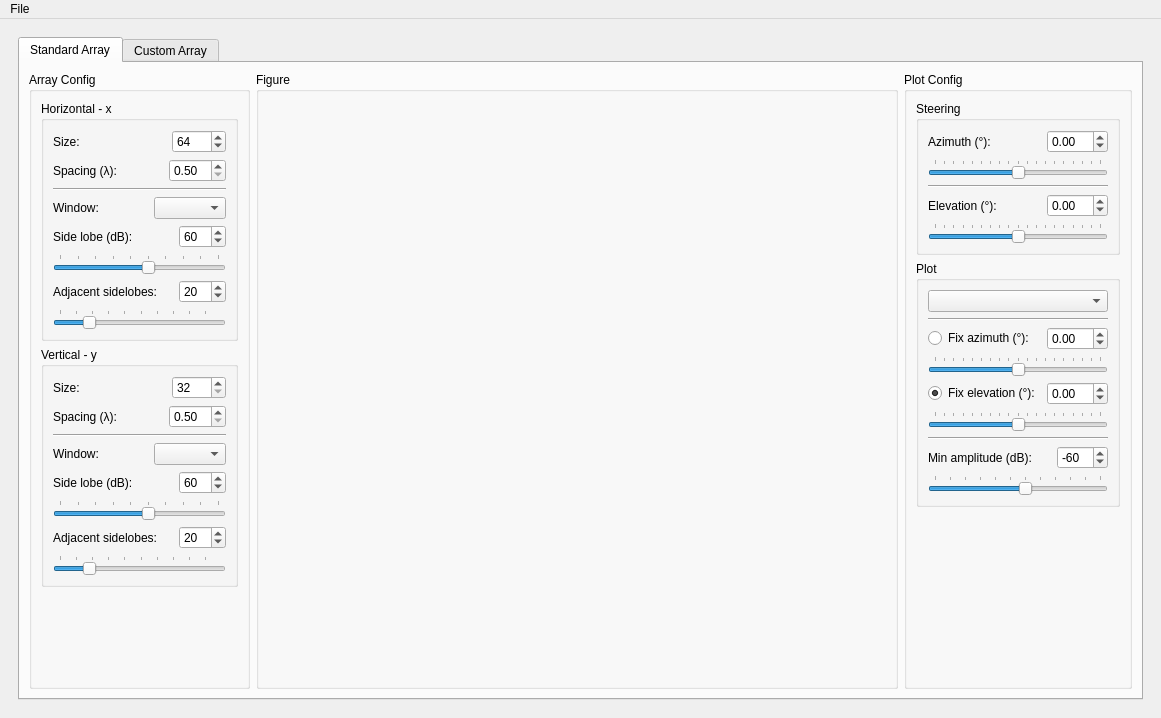
<?xml version="1.0" encoding="UTF-8"?>
<ui version="4.0">
 <class>MainWindow</class>
 <widget class="QMainWindow" name="MainWindow">
  <property name="geometry">
   <rect>
    <x>0</x>
    <y>0</y>
    <width>1161</width>
    <height>718</height>
   </rect>
  </property>
  <property name="windowTitle">
   <string>Antenna Array Analysis</string>
  </property>
  <property name="windowIcon">
   <iconset>
    <normalon>:/icons/res/aaa_icon.png</normalon>
   </iconset>
  </property>
  <widget class="QWidget" name="centralwidget">
   <layout class="QHBoxLayout" name="horizontalLayout_2">
    <property name="spacing">
     <number>18</number>
    </property>
    <property name="leftMargin">
     <number>18</number>
    </property>
    <property name="topMargin">
     <number>18</number>
    </property>
    <property name="rightMargin">
     <number>18</number>
    </property>
    <property name="bottomMargin">
     <number>18</number>
    </property>
    <item>
     <widget class="QTabWidget" name="tabWidget">
      <property name="currentIndex">
       <number>0</number>
      </property>
      <widget class="QWidget" name="tab_2">
       <attribute name="title">
        <string>Standard Array</string>
       </attribute>
       <layout class="QHBoxLayout" name="horizontalLayout_11">
        <item>
         <layout class="QVBoxLayout" name="verticalLayout_5" stretch="0">
          <item>
           <widget class="QGroupBox" name="gb_arrayconfig">
            <property name="sizePolicy">
             <sizepolicy hsizetype="Expanding" vsizetype="Preferred">
              <horstretch>0</horstretch>
              <verstretch>0</verstretch>
             </sizepolicy>
            </property>
            <property name="sizeIncrement">
             <size>
              <width>0</width>
              <height>0</height>
             </size>
            </property>
            <property name="title">
             <string>Array Config</string>
            </property>
            <layout class="QVBoxLayout" name="verticalLayout_6">
             <item>
              <widget class="QGroupBox" name="gb_horizontal">
               <property name="sizePolicy">
                <sizepolicy hsizetype="Expanding" vsizetype="Preferred">
                 <horstretch>0</horstretch>
                 <verstretch>0</verstretch>
                </sizepolicy>
               </property>
               <property name="title">
                <string>Horizontal - x</string>
               </property>
               <property name="flat">
                <bool>false</bool>
               </property>
               <layout class="QVBoxLayout" name="verticalLayout_7">
                <item>
                 <layout class="QHBoxLayout" name="horizontalLayout_13">
                  <item>
                   <widget class="QLabel" name="label_sizex">
                    <property name="text">
                     <string>Size:</string>
                    </property>
                   </widget>
                  </item>
                  <item>
                   <spacer name="horizontalSpacer_8">
                    <property name="orientation">
                     <enum>Qt::Horizontal</enum>
                    </property>
                    <property name="sizeHint" stdset="0">
                     <size>
                      <width>40</width>
                      <height>20</height>
                     </size>
                    </property>
                   </spacer>
                  </item>
                  <item>
                   <widget class="QSpinBox" name="sb_sizex">
                    <property name="minimum">
                     <number>1</number>
                    </property>
                    <property name="maximum">
                     <number>1024</number>
                    </property>
                    <property name="value">
                     <number>64</number>
                    </property>
                   </widget>
                  </item>
                 </layout>
                </item>
                <item>
                 <layout class="QHBoxLayout" name="horizontalLayout_14">
                  <item>
                   <widget class="QLabel" name="label_spacingx">
                    <property name="text">
                     <string>Spacing (λ):</string>
                    </property>
                   </widget>
                  </item>
                  <item>
                   <spacer name="horizontalSpacer_9">
                    <property name="orientation">
                     <enum>Qt::Horizontal</enum>
                    </property>
                    <property name="sizeHint" stdset="0">
                     <size>
                      <width>40</width>
                      <height>20</height>
                     </size>
                    </property>
                   </spacer>
                  </item>
                  <item>
                   <widget class="QDoubleSpinBox" name="dsb_spacingx">
                    <property name="minimum">
                     <double>0.500000000000000</double>
                    </property>
                    <property name="maximum">
                     <double>10.000000000000000</double>
                    </property>
                    <property name="singleStep">
                     <double>0.500000000000000</double>
                    </property>
                   </widget>
                  </item>
                 </layout>
                </item>
                <item>
                 <widget class="Line" name="line_5">
                  <property name="orientation">
                   <enum>Qt::Horizontal</enum>
                  </property>
                 </widget>
                </item>
                <item>
                 <layout class="QHBoxLayout" name="horizontalLayout_12">
                  <item>
                   <widget class="QLabel" name="label_windowx">
                    <property name="text">
                     <string>Window:</string>
                    </property>
                   </widget>
                  </item>
                  <item>
                   <spacer name="horizontalSpacer_10">
                    <property name="orientation">
                     <enum>Qt::Horizontal</enum>
                    </property>
                    <property name="sizeHint" stdset="0">
                     <size>
                      <width>40</width>
                      <height>20</height>
                     </size>
                    </property>
                   </spacer>
                  </item>
                  <item>
                   <widget class="QComboBox" name="cb_windowx"/>
                  </item>
                 </layout>
                </item>
                <item>
                 <layout class="QHBoxLayout" name="horizontalLayout_20">
                  <item>
                   <widget class="QLabel" name="label_sidelobex">
                    <property name="text">
                     <string>Side lobe (dB):</string>
                    </property>
                   </widget>
                  </item>
                  <item>
                   <spacer name="horizontalSpacer_11">
                    <property name="orientation">
                     <enum>Qt::Horizontal</enum>
                    </property>
                    <property name="sizeHint" stdset="0">
                     <size>
                      <width>40</width>
                      <height>0</height>
                     </size>
                    </property>
                   </spacer>
                  </item>
                  <item>
                   <widget class="QSpinBox" name="sb_sidelobex">
                    <property name="minimum">
                     <number>10</number>
                    </property>
                    <property name="maximum">
                     <number>100</number>
                    </property>
                    <property name="value">
                     <number>60</number>
                    </property>
                   </widget>
                  </item>
                 </layout>
                </item>
                <item>
                 <widget class="QSlider" name="hs_sidelobex">
                  <property name="sizePolicy">
                   <sizepolicy hsizetype="Expanding" vsizetype="Fixed">
                    <horstretch>0</horstretch>
                    <verstretch>0</verstretch>
                   </sizepolicy>
                  </property>
                  <property name="minimum">
                   <number>10</number>
                  </property>
                  <property name="maximum">
                   <number>100</number>
                  </property>
                  <property name="value">
                   <number>60</number>
                  </property>
                  <property name="orientation">
                   <enum>Qt::Horizontal</enum>
                  </property>
                  <property name="tickPosition">
                   <enum>QSlider::TicksAbove</enum>
                  </property>
                 </widget>
                </item>
                <item>
                 <layout class="QHBoxLayout" name="horizontalLayout_21">
                  <item>
                   <widget class="QLabel" name="label_adjsidelobex">
                    <property name="text">
                     <string>Adjacent sidelobes:</string>
                    </property>
                   </widget>
                  </item>
                  <item>
                   <spacer name="horizontalSpacer_12">
                    <property name="orientation">
                     <enum>Qt::Horizontal</enum>
                    </property>
                    <property name="sizeHint" stdset="0">
                     <size>
                      <width>0</width>
                      <height>0</height>
                     </size>
                    </property>
                   </spacer>
                  </item>
                  <item>
                   <widget class="QSpinBox" name="sb_adjsidelobex">
                    <property name="minimum">
                     <number>2</number>
                    </property>
                    <property name="maximum">
                     <number>100</number>
                    </property>
                    <property name="value">
                     <number>20</number>
                    </property>
                   </widget>
                  </item>
                 </layout>
                </item>
                <item>
                 <widget class="QSlider" name="hs_adjsidelobex">
                  <property name="sizePolicy">
                   <sizepolicy hsizetype="Expanding" vsizetype="Fixed">
                    <horstretch>0</horstretch>
                    <verstretch>0</verstretch>
                   </sizepolicy>
                  </property>
                  <property name="minimum">
                   <number>2</number>
                  </property>
                  <property name="maximum">
                   <number>100</number>
                  </property>
                  <property name="value">
                   <number>20</number>
                  </property>
                  <property name="orientation">
                   <enum>Qt::Horizontal</enum>
                  </property>
                  <property name="tickPosition">
                   <enum>QSlider::TicksAbove</enum>
                  </property>
                 </widget>
                </item>
               </layout>
              </widget>
             </item>
             <item>
              <widget class="QGroupBox" name="gb_vertical">
               <property name="sizePolicy">
                <sizepolicy hsizetype="Expanding" vsizetype="Preferred">
                 <horstretch>0</horstretch>
                 <verstretch>0</verstretch>
                </sizepolicy>
               </property>
               <property name="title">
                <string>Vertical - y</string>
               </property>
               <property name="flat">
                <bool>false</bool>
               </property>
               <layout class="QVBoxLayout" name="verticalLayout_8">
                <item>
                 <layout class="QHBoxLayout" name="horizontalLayout_15">
                  <item>
                   <widget class="QLabel" name="label_sizey">
                    <property name="text">
                     <string>Size:</string>
                    </property>
                   </widget>
                  </item>
                  <item>
                   <spacer name="horizontalSpacer_13">
                    <property name="orientation">
                     <enum>Qt::Horizontal</enum>
                    </property>
                    <property name="sizeHint" stdset="0">
                     <size>
                      <width>40</width>
                      <height>20</height>
                     </size>
                    </property>
                   </spacer>
                  </item>
                  <item>
                   <widget class="QSpinBox" name="sb_sizey">
                    <property name="minimum">
                     <number>32</number>
                    </property>
                    <property name="maximum">
                     <number>1024</number>
                    </property>
                    <property name="value">
                     <number>32</number>
                    </property>
                   </widget>
                  </item>
                 </layout>
                </item>
                <item>
                 <layout class="QHBoxLayout" name="horizontalLayout_16">
                  <item>
                   <widget class="QLabel" name="label_spacingy">
                    <property name="text">
                     <string>Spacing (λ):</string>
                    </property>
                   </widget>
                  </item>
                  <item>
                   <spacer name="horizontalSpacer_14">
                    <property name="orientation">
                     <enum>Qt::Horizontal</enum>
                    </property>
                    <property name="sizeHint" stdset="0">
                     <size>
                      <width>40</width>
                      <height>20</height>
                     </size>
                    </property>
                   </spacer>
                  </item>
                  <item>
                   <widget class="QDoubleSpinBox" name="dsb_spacingy">
                    <property name="minimum">
                     <double>0.500000000000000</double>
                    </property>
                    <property name="maximum">
                     <double>10.000000000000000</double>
                    </property>
                    <property name="singleStep">
                     <double>0.500000000000000</double>
                    </property>
                   </widget>
                  </item>
                 </layout>
                </item>
                <item>
                 <widget class="Line" name="line_6">
                  <property name="orientation">
                   <enum>Qt::Horizontal</enum>
                  </property>
                 </widget>
                </item>
                <item>
                 <layout class="QHBoxLayout" name="horizontalLayout_19">
                  <item>
                   <widget class="QLabel" name="label_windowy">
                    <property name="text">
                     <string>Window:</string>
                    </property>
                   </widget>
                  </item>
                  <item>
                   <spacer name="horizontalSpacer_15">
                    <property name="orientation">
                     <enum>Qt::Horizontal</enum>
                    </property>
                    <property name="sizeHint" stdset="0">
                     <size>
                      <width>40</width>
                      <height>20</height>
                     </size>
                    </property>
                   </spacer>
                  </item>
                  <item>
                   <widget class="QComboBox" name="cb_windowy"/>
                  </item>
                 </layout>
                </item>
                <item>
                 <layout class="QHBoxLayout" name="horizontalLayout_22">
                  <item>
                   <widget class="QLabel" name="label_sidelobey">
                    <property name="text">
                     <string>Side lobe (dB):</string>
                    </property>
                   </widget>
                  </item>
                  <item>
                   <spacer name="horizontalSpacer_16">
                    <property name="orientation">
                     <enum>Qt::Horizontal</enum>
                    </property>
                    <property name="sizeHint" stdset="0">
                     <size>
                      <width>40</width>
                      <height>0</height>
                     </size>
                    </property>
                   </spacer>
                  </item>
                  <item>
                   <widget class="QSpinBox" name="sb_sidelobey">
                    <property name="minimum">
                     <number>10</number>
                    </property>
                    <property name="maximum">
                     <number>100</number>
                    </property>
                    <property name="value">
                     <number>60</number>
                    </property>
                   </widget>
                  </item>
                 </layout>
                </item>
                <item>
                 <widget class="QSlider" name="hs_sidelobey">
                  <property name="sizePolicy">
                   <sizepolicy hsizetype="Expanding" vsizetype="Fixed">
                    <horstretch>0</horstretch>
                    <verstretch>0</verstretch>
                   </sizepolicy>
                  </property>
                  <property name="minimum">
                   <number>10</number>
                  </property>
                  <property name="maximum">
                   <number>100</number>
                  </property>
                  <property name="value">
                   <number>60</number>
                  </property>
                  <property name="orientation">
                   <enum>Qt::Horizontal</enum>
                  </property>
                  <property name="tickPosition">
                   <enum>QSlider::TicksAbove</enum>
                  </property>
                 </widget>
                </item>
                <item>
                 <layout class="QHBoxLayout" name="horizontalLayout_23">
                  <item>
                   <widget class="QLabel" name="label_adjsidelobey">
                    <property name="text">
                     <string>Adjacent sidelobes:</string>
                    </property>
                   </widget>
                  </item>
                  <item>
                   <spacer name="horizontalSpacer_17">
                    <property name="orientation">
                     <enum>Qt::Horizontal</enum>
                    </property>
                    <property name="sizeHint" stdset="0">
                     <size>
                      <width>0</width>
                      <height>0</height>
                     </size>
                    </property>
                   </spacer>
                  </item>
                  <item>
                   <widget class="QSpinBox" name="sb_adjsidelobey">
                    <property name="minimum">
                     <number>2</number>
                    </property>
                    <property name="maximum">
                     <number>100</number>
                    </property>
                    <property name="value">
                     <number>20</number>
                    </property>
                   </widget>
                  </item>
                 </layout>
                </item>
                <item>
                 <widget class="QSlider" name="hs_adjsidelobey">
                  <property name="sizePolicy">
                   <sizepolicy hsizetype="Expanding" vsizetype="Fixed">
                    <horstretch>0</horstretch>
                    <verstretch>0</verstretch>
                   </sizepolicy>
                  </property>
                  <property name="minimum">
                   <number>2</number>
                  </property>
                  <property name="maximum">
                   <number>100</number>
                  </property>
                  <property name="value">
                   <number>20</number>
                  </property>
                  <property name="orientation">
                   <enum>Qt::Horizontal</enum>
                  </property>
                  <property name="tickPosition">
                   <enum>QSlider::TicksAbove</enum>
                  </property>
                 </widget>
                </item>
               </layout>
              </widget>
             </item>
             <item>
              <spacer name="verticalSpacer_3">
               <property name="orientation">
                <enum>Qt::Vertical</enum>
               </property>
               <property name="sizeHint" stdset="0">
                <size>
                 <width>20</width>
                 <height>40</height>
                </size>
               </property>
              </spacer>
             </item>
            </layout>
           </widget>
          </item>
         </layout>
        </item>
        <item>
         <widget class="QGroupBox" name="gb_figure">
          <property name="sizePolicy">
           <sizepolicy hsizetype="Expanding" vsizetype="Preferred">
            <horstretch>1</horstretch>
            <verstretch>0</verstretch>
           </sizepolicy>
          </property>
          <property name="sizeIncrement">
           <size>
            <width>0</width>
            <height>0</height>
           </size>
          </property>
          <property name="title">
           <string>Figure</string>
          </property>
          <layout class="QHBoxLayout" name="horizontalLayout_24">
           <item>
            <layout class="QVBoxLayout" name="layout_canvas"/>
           </item>
          </layout>
         </widget>
        </item>
        <item>
         <layout class="QVBoxLayout" name="verticalLayout_9" stretch="0">
          <item>
           <widget class="QGroupBox" name="gb_plotconfig">
            <property name="sizePolicy">
             <sizepolicy hsizetype="Expanding" vsizetype="Preferred">
              <horstretch>0</horstretch>
              <verstretch>0</verstretch>
             </sizepolicy>
            </property>
            <property name="sizeIncrement">
             <size>
              <width>0</width>
              <height>0</height>
             </size>
            </property>
            <property name="title">
             <string>Plot Config</string>
            </property>
            <layout class="QVBoxLayout" name="verticalLayout_10">
             <item>
              <widget class="QGroupBox" name="gb_steering">
               <property name="sizePolicy">
                <sizepolicy hsizetype="Expanding" vsizetype="Preferred">
                 <horstretch>0</horstretch>
                 <verstretch>0</verstretch>
                </sizepolicy>
               </property>
               <property name="title">
                <string>Steering</string>
               </property>
               <property name="flat">
                <bool>false</bool>
               </property>
               <layout class="QVBoxLayout" name="verticalLayout_11">
                <item>
                 <layout class="QHBoxLayout" name="horizontalLayout_17">
                  <item>
                   <widget class="QLabel" name="label_angleaz">
                    <property name="text">
                     <string>Azimuth (°):</string>
                    </property>
                   </widget>
                  </item>
                  <item>
                   <spacer name="horizontalSpacer_18">
                    <property name="orientation">
                     <enum>Qt::Horizontal</enum>
                    </property>
                    <property name="sizeHint" stdset="0">
                     <size>
                      <width>50</width>
                      <height>0</height>
                     </size>
                    </property>
                   </spacer>
                  </item>
                  <item>
                   <widget class="QDoubleSpinBox" name="dsb_angleaz">
                    <property name="minimum">
                     <double>-90.000000000000000</double>
                    </property>
                    <property name="maximum">
                     <double>90.000000000000000</double>
                    </property>
                   </widget>
                  </item>
                 </layout>
                </item>
                <item>
                 <widget class="QSlider" name="hs_angleaz">
                  <property name="sizePolicy">
                   <sizepolicy hsizetype="Expanding" vsizetype="Fixed">
                    <horstretch>0</horstretch>
                    <verstretch>0</verstretch>
                   </sizepolicy>
                  </property>
                  <property name="minimum">
                   <number>-900</number>
                  </property>
                  <property name="maximum">
                   <number>900</number>
                  </property>
                  <property name="singleStep">
                   <number>10</number>
                  </property>
                  <property name="orientation">
                   <enum>Qt::Horizontal</enum>
                  </property>
                  <property name="tickPosition">
                   <enum>QSlider::TicksAbove</enum>
                  </property>
                  <property name="tickInterval">
                   <number>100</number>
                  </property>
                 </widget>
                </item>
                <item>
                 <widget class="Line" name="line_2">
                  <property name="orientation">
                   <enum>Qt::Horizontal</enum>
                  </property>
                 </widget>
                </item>
                <item>
                 <layout class="QHBoxLayout" name="horizontalLayout_18">
                  <item>
                   <widget class="QLabel" name="label_angleel">
                    <property name="text">
                     <string>Elevation (°):</string>
                    </property>
                   </widget>
                  </item>
                  <item>
                   <spacer name="horizontalSpacer_19">
                    <property name="orientation">
                     <enum>Qt::Horizontal</enum>
                    </property>
                    <property name="sizeHint" stdset="0">
                     <size>
                      <width>0</width>
                      <height>0</height>
                     </size>
                    </property>
                   </spacer>
                  </item>
                  <item>
                   <widget class="QDoubleSpinBox" name="dsb_angleel">
                    <property name="minimum">
                     <double>-90.000000000000000</double>
                    </property>
                    <property name="maximum">
                     <double>90.000000000000000</double>
                    </property>
                   </widget>
                  </item>
                 </layout>
                </item>
                <item>
                 <widget class="QSlider" name="hs_angleel">
                  <property name="sizePolicy">
                   <sizepolicy hsizetype="Expanding" vsizetype="Fixed">
                    <horstretch>0</horstretch>
                    <verstretch>0</verstretch>
                   </sizepolicy>
                  </property>
                  <property name="minimum">
                   <number>-900</number>
                  </property>
                  <property name="maximum">
                   <number>900</number>
                  </property>
                  <property name="singleStep">
                   <number>10</number>
                  </property>
                  <property name="orientation">
                   <enum>Qt::Horizontal</enum>
                  </property>
                  <property name="tickPosition">
                   <enum>QSlider::TicksAbove</enum>
                  </property>
                  <property name="tickInterval">
                   <number>100</number>
                  </property>
                 </widget>
                </item>
               </layout>
              </widget>
             </item>
             <item>
              <widget class="QGroupBox" name="gb_plot">
               <property name="sizePolicy">
                <sizepolicy hsizetype="Expanding" vsizetype="Preferred">
                 <horstretch>0</horstretch>
                 <verstretch>0</verstretch>
                </sizepolicy>
               </property>
               <property name="title">
                <string>Plot</string>
               </property>
               <property name="flat">
                <bool>false</bool>
               </property>
               <layout class="QVBoxLayout" name="verticalLayout_12">
                <item>
                 <widget class="QComboBox" name="cb_plottype">
                  <property name="sizePolicy">
                   <sizepolicy hsizetype="Expanding" vsizetype="Fixed">
                    <horstretch>0</horstretch>
                    <verstretch>0</verstretch>
                   </sizepolicy>
                  </property>
                 </widget>
                </item>
                <item>
                 <widget class="Line" name="line">
                  <property name="orientation">
                   <enum>Qt::Horizontal</enum>
                  </property>
                 </widget>
                </item>
                <item>
                 <layout class="QHBoxLayout" name="horizontalLayout">
                  <item>
                   <widget class="QRadioButton" name="rb_azimuth">
                    <property name="text">
                     <string>Fix azimuth (°):</string>
                    </property>
                    <property name="checked">
                     <bool>false</bool>
                    </property>
                   </widget>
                  </item>
                  <item>
                   <spacer name="horizontalSpacer">
                    <property name="orientation">
                     <enum>Qt::Horizontal</enum>
                    </property>
                    <property name="sizeHint" stdset="0">
                     <size>
                      <width>0</width>
                      <height>0</height>
                     </size>
                    </property>
                   </spacer>
                  </item>
                  <item>
                   <widget class="QDoubleSpinBox" name="rbsb_azimuth">
                    <property name="minimum">
                     <double>-90.000000000000000</double>
                    </property>
                    <property name="maximum">
                     <double>90.000000000000000</double>
                    </property>
                   </widget>
                  </item>
                 </layout>
                </item>
                <item>
                 <widget class="QSlider" name="rbhs_azimuth">
                  <property name="minimum">
                   <number>-900</number>
                  </property>
                  <property name="maximum">
                   <number>900</number>
                  </property>
                  <property name="singleStep">
                   <number>10</number>
                  </property>
                  <property name="orientation">
                   <enum>Qt::Horizontal</enum>
                  </property>
                  <property name="tickPosition">
                   <enum>QSlider::TicksAbove</enum>
                  </property>
                  <property name="tickInterval">
                   <number>100</number>
                  </property>
                 </widget>
                </item>
                <item>
                 <layout class="QHBoxLayout" name="horizontalLayout_3">
                  <item>
                   <widget class="QRadioButton" name="rb_elevation">
                    <property name="text">
                     <string>Fix elevation (°):</string>
                    </property>
                    <property name="checked">
                     <bool>true</bool>
                    </property>
                   </widget>
                  </item>
                  <item>
                   <spacer name="horizontalSpacer_2">
                    <property name="orientation">
                     <enum>Qt::Horizontal</enum>
                    </property>
                    <property name="sizeHint" stdset="0">
                     <size>
                      <width>0</width>
                      <height>0</height>
                     </size>
                    </property>
                   </spacer>
                  </item>
                  <item>
                   <widget class="QDoubleSpinBox" name="rbsb_elevation">
                    <property name="enabled">
                     <bool>true</bool>
                    </property>
                    <property name="minimum">
                     <double>-90.000000000000000</double>
                    </property>
                    <property name="maximum">
                     <double>90.000000000000000</double>
                    </property>
                   </widget>
                  </item>
                 </layout>
                </item>
                <item>
                 <widget class="QSlider" name="rbhs_elevation">
                  <property name="enabled">
                   <bool>true</bool>
                  </property>
                  <property name="minimum">
                   <number>-900</number>
                  </property>
                  <property name="maximum">
                   <number>900</number>
                  </property>
                  <property name="singleStep">
                   <number>10</number>
                  </property>
                  <property name="orientation">
                   <enum>Qt::Horizontal</enum>
                  </property>
                  <property name="tickPosition">
                   <enum>QSlider::TicksAbove</enum>
                  </property>
                  <property name="tickInterval">
                   <number>100</number>
                  </property>
                 </widget>
                </item>
                <item>
                 <widget class="Line" name="line_polar">
                  <property name="orientation">
                   <enum>Qt::Horizontal</enum>
                  </property>
                 </widget>
                </item>
                <item>
                 <layout class="QHBoxLayout" name="horizontalLayout_5">
                  <item>
                   <widget class="QLabel" name="label_polarMinAmp">
                    <property name="frameShape">
                     <enum>QFrame::NoFrame</enum>
                    </property>
                    <property name="text">
                     <string>Min amplitude (dB): </string>
                    </property>
                   </widget>
                  </item>
                  <item>
                   <spacer name="horizontalSpacer_4">
                    <property name="orientation">
                     <enum>Qt::Horizontal</enum>
                    </property>
                    <property name="sizeHint" stdset="0">
                     <size>
                      <width>0</width>
                      <height>0</height>
                     </size>
                    </property>
                   </spacer>
                  </item>
                  <item>
                   <widget class="QSpinBox" name="spinBox_polarMinAmp">
                    <property name="sizePolicy">
                     <sizepolicy hsizetype="Minimum" vsizetype="Fixed">
                      <horstretch>0</horstretch>
                      <verstretch>0</verstretch>
                     </sizepolicy>
                    </property>
                    <property name="minimumSize">
                     <size>
                      <width>0</width>
                      <height>0</height>
                     </size>
                    </property>
                    <property name="minimum">
                     <number>-120</number>
                    </property>
                    <property name="maximum">
                     <number>-10</number>
                    </property>
                    <property name="value">
                     <number>-60</number>
                    </property>
                   </widget>
                  </item>
                 </layout>
                </item>
                <item>
                 <widget class="QSlider" name="horizontalSlider_polarMinAmp">
                  <property name="minimum">
                   <number>-120</number>
                  </property>
                  <property name="maximum">
                   <number>-10</number>
                  </property>
                  <property name="value">
                   <number>-60</number>
                  </property>
                  <property name="orientation">
                   <enum>Qt::Horizontal</enum>
                  </property>
                  <property name="tickPosition">
                   <enum>QSlider::TicksAbove</enum>
                  </property>
                 </widget>
                </item>
               </layout>
              </widget>
             </item>
             <item>
              <spacer name="verticalSpacer_4">
               <property name="orientation">
                <enum>Qt::Vertical</enum>
               </property>
               <property name="sizeHint" stdset="0">
                <size>
                 <width>20</width>
                 <height>40</height>
                </size>
               </property>
              </spacer>
             </item>
            </layout>
           </widget>
          </item>
         </layout>
        </item>
       </layout>
      </widget>
      <widget class="QWidget" name="tab_3">
       <attribute name="title">
        <string>Custom Array</string>
       </attribute>
      </widget>
     </widget>
    </item>
   </layout>
  </widget>
  <widget class="QMenuBar" name="menubar">
   <property name="geometry">
    <rect>
     <x>0</x>
     <y>0</y>
     <width>1161</width>
     <height>22</height>
    </rect>
   </property>
   <widget class="QMenu" name="menuFile">
    <property name="title">
     <string>File</string>
    </property>
    <addaction name="separator"/>
    <addaction name="actionQuit"/>
   </widget>
   <addaction name="menuFile"/>
  </widget>
  <action name="actionExport_array_configurations">
   <property name="text">
    <string>Export array config</string>
   </property>
  </action>
  <action name="actionQuit">
   <property name="text">
    <string>Quit</string>
   </property>
  </action>
  <action name="actionExport_plot_data">
   <property name="text">
    <string>Export Plot Data</string>
   </property>
  </action>
  <action name="actionAbout_antenna_array_analysis">
   <property name="text">
    <string>About Antenna Array Analysis</string>
   </property>
  </action>
 </widget>
 <resources>
  <include location="res.qrc"/>
 </resources>
 <connections>
  <connection>
   <sender>sb_sidelobex</sender>
   <signal>valueChanged(int)</signal>
   <receiver>hs_sidelobex</receiver>
   <slot>setValue(int)</slot>
   <hints>
    <hint type="sourcelabel">
     <x>218</x>
     <y>230</y>
    </hint>
    <hint type="destinationlabel">
     <x>151</x>
     <y>253</y>
    </hint>
   </hints>
  </connection>
  <connection>
   <sender>sb_adjsidelobex</sender>
   <signal>valueChanged(int)</signal>
   <receiver>hs_adjsidelobex</receiver>
   <slot>setValue(int)</slot>
   <hints>
    <hint type="sourcelabel">
     <x>218</x>
     <y>279</y>
    </hint>
    <hint type="destinationlabel">
     <x>177</x>
     <y>302</y>
    </hint>
   </hints>
  </connection>
  <connection>
   <sender>sb_sidelobey</sender>
   <signal>valueChanged(int)</signal>
   <receiver>hs_sidelobey</receiver>
   <slot>setValue(int)</slot>
   <hints>
    <hint type="sourcelabel">
     <x>218</x>
     <y>454</y>
    </hint>
    <hint type="destinationlabel">
     <x>133</x>
     <y>477</y>
    </hint>
   </hints>
  </connection>
  <connection>
   <sender>sb_adjsidelobey</sender>
   <signal>valueChanged(int)</signal>
   <receiver>hs_adjsidelobey</receiver>
   <slot>setValue(int)</slot>
   <hints>
    <hint type="sourcelabel">
     <x>218</x>
     <y>503</y>
    </hint>
    <hint type="destinationlabel">
     <x>153</x>
     <y>526</y>
    </hint>
   </hints>
  </connection>
  <connection>
   <sender>hs_sidelobex</sender>
   <signal>valueChanged(int)</signal>
   <receiver>sb_sidelobex</receiver>
   <slot>setValue(int)</slot>
   <hints>
    <hint type="sourcelabel">
     <x>217</x>
     <y>253</y>
    </hint>
    <hint type="destinationlabel">
     <x>218</x>
     <y>230</y>
    </hint>
   </hints>
  </connection>
  <connection>
   <sender>hs_adjsidelobex</sender>
   <signal>valueChanged(int)</signal>
   <receiver>sb_adjsidelobex</receiver>
   <slot>setValue(int)</slot>
   <hints>
    <hint type="sourcelabel">
     <x>194</x>
     <y>302</y>
    </hint>
    <hint type="destinationlabel">
     <x>218</x>
     <y>279</y>
    </hint>
   </hints>
  </connection>
  <connection>
   <sender>hs_sidelobey</sender>
   <signal>valueChanged(int)</signal>
   <receiver>sb_sidelobey</receiver>
   <slot>setValue(int)</slot>
   <hints>
    <hint type="sourcelabel">
     <x>171</x>
     <y>477</y>
    </hint>
    <hint type="destinationlabel">
     <x>218</x>
     <y>454</y>
    </hint>
   </hints>
  </connection>
  <connection>
   <sender>hs_adjsidelobey</sender>
   <signal>valueChanged(int)</signal>
   <receiver>sb_adjsidelobey</receiver>
   <slot>setValue(int)</slot>
   <hints>
    <hint type="sourcelabel">
     <x>197</x>
     <y>526</y>
    </hint>
    <hint type="destinationlabel">
     <x>218</x>
     <y>503</y>
    </hint>
   </hints>
  </connection>
 </connections>
</ui>
